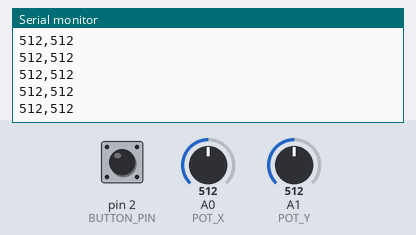
Simulated run of this sketch. Board: Arduino Uno, built with avr-gcc and run on an emulated ATmega328P. On the bench: the last lines printed to the serial monitor. Inputs (shaded band) come from the test bench; at power-on: A0 (POT_X) = 512, pin 2 (BUTTON_PIN) HIGH, A1 (POT_Y) = 512.

Above: at 1.2 s.
1.3 s: A0 (POT_X) set to 983
At 2.4 s:
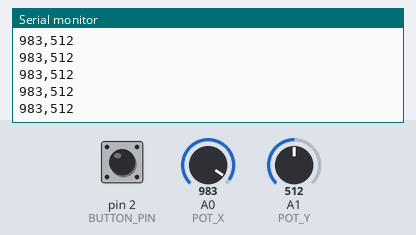
4.3 s: A0 (POT_X) set to 1014
At 5.1 s:
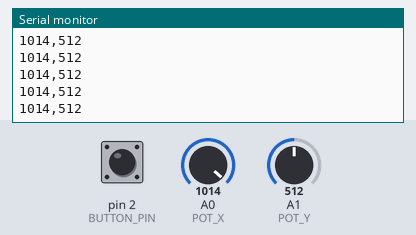
Timing chart, 0 to 7.3 s (numbered marks = the images above; inputs shaded):
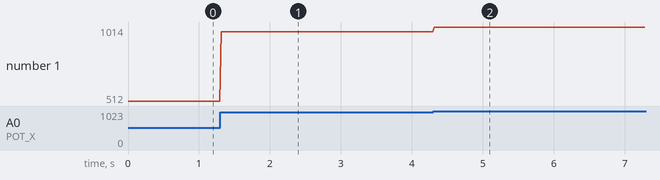

The sketch:

etch_a_sketch_clear.ino
```cpp
int POT_X = A0;
int POT_Y = A1;
int BUTTON_PIN = 2;

void setup() {
  Serial.begin(9600);
  pinMode(BUTTON_PIN, INPUT_PULLUP);
}

void loop() {
  // Check if the button is pressed
  if (digitalRead(BUTTON_PIN) == LOW) {
    Serial.println("CLEAR");
    delay(300);  // Simple debounce
    return;
  }

  int x = analogRead(POT_X);
  int y = analogRead(POT_Y);

  Serial.print(x);
  Serial.print(",");
  Serial.println(y);

  delay(20);
}
```

Measured:
- after the input at 1.3 s, the serial monitor: prints a new line at once (image 1)
- after the input at 4.3 s, the serial monitor: prints a new line at once (image 2)
- plotted number 1: 512 → 983 after the input at 1.3 s, 983 → 1014 after the input at 4.3 s
